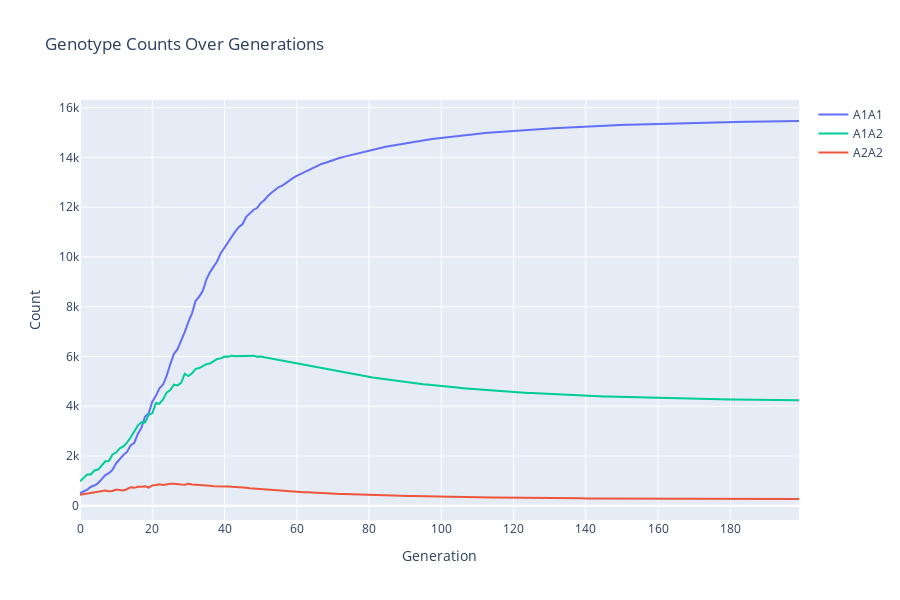
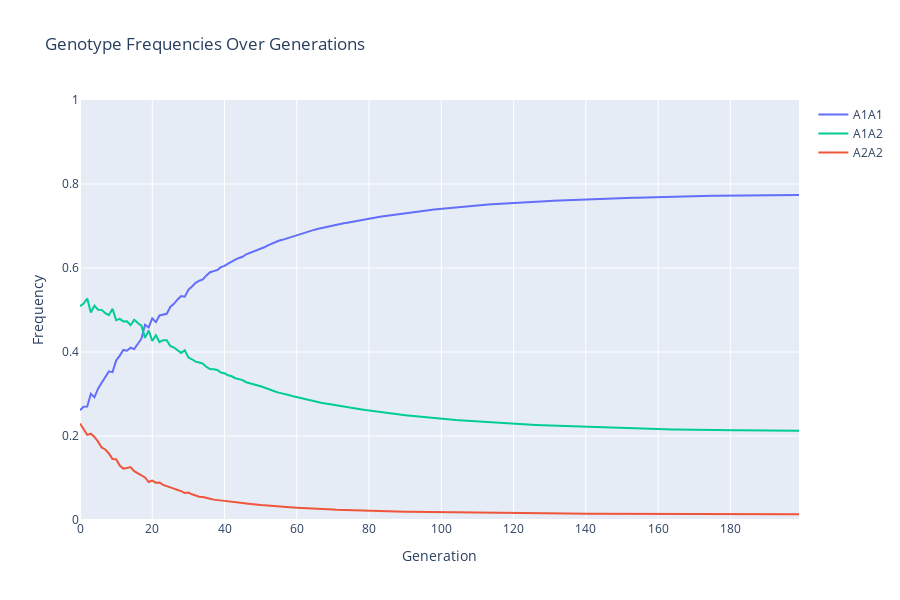
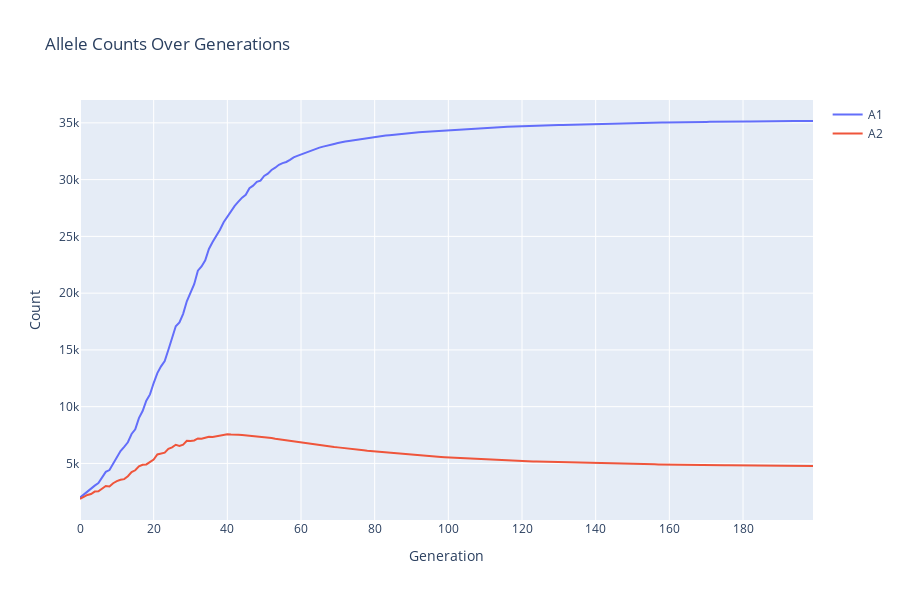
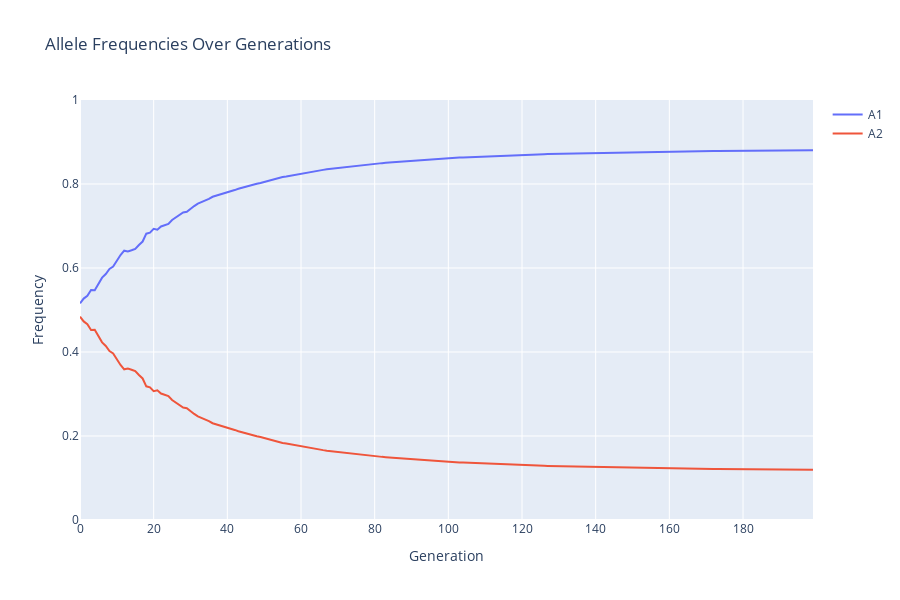

Here is the notebook cell these charts were saved with, in order:
### Code cell
# Example 1
# A simple simulation with two alleles, deleterious A2 A2 genotype

pg = PopGen()
pg.genotype_data = {
    (('A1', 'A1'),) : {'Nm': 250, 'Nf': 250, 'fitness': 1.0, 'covariance': 0},
    (('A1', 'A2'),) : {'Nm': 500, 'Nf': 500, 'fitness': 1.0, 'covariance': 0},
    (('A2', 'A2'),) : {'Nm': 250, 'Nf': 250, 'fitness': 0.9, 'covariance': 0},
}
pg.growth_rate = 0.1
pg.carrying_capacity = 20000
pg.max_drift=0.1
pg.mutation_rate=0.01

pg.run(200)
pg.plot_genotype_counts()
pg.plot_genotype_frequencies()
pg.plot_allele_counts()
pg.plot_allele_frequencies()
pg.plot_population_sizes()
pg.plot_effective_population_sizes()
pg.plot_average_fitness()

### Figure 1 — Plotly figure (JSON) as saved in the notebook; plotly's stock layout.template omitted (floating-point values rounded to 4 significant figures; data arrays with more than 128 entries replaced by an {"elided": "..."} marker saying what was removed)
{"data": [{"hoverinfo": "text", "line": {"color": "#636EFA"}, "mode": "lines", "name": "A1A1", "text": {"elided": "200 str values"}, "type": "scatter", "x": {"elided": "200 int values"}, "y": {"elided": "200 int values"}}, {"hoverinfo": "text", "line": {"color": "#00CC96"}, "mode": "lines", "name": "A1A2", "text": {"elided": "200 str values"}, "type": "scatter", "x": {"elided": "200 int values"}, "y": {"elided": "200 int values"}}, {"hoverinfo": "text", "line": {"color": "#EF553B"}, "mode": "lines", "name": "A2A2", "text": {"elided": "200 str values"}, "type": "scatter", "x": {"elided": "200 int values"}, "y": {"elided": "200 int values"}}], "layout": {"height": 600, "hovermode": "closest", "title": {"text": "Genotype Counts Over Generations"}, "xaxis": {"title": {"text": "Generation"}}, "yaxis": {"title": {"text": "Count"}}}}

### Figure 2 — Plotly figure (JSON) as saved in the notebook; plotly's stock layout.template omitted (floating-point values rounded to 4 significant figures; data arrays with more than 128 entries replaced by an {"elided": "..."} marker saying what was removed)
{"data": [{"hoverinfo": "text", "line": {"color": "#636EFA"}, "mode": "lines", "name": "A1A1", "text": {"elided": "200 str values"}, "type": "scatter", "x": {"elided": "200 int values"}, "y": {"elided": "200 float values"}}, {"hoverinfo": "text", "line": {"color": "#00CC96"}, "mode": "lines", "name": "A1A2", "text": {"elided": "200 str values"}, "type": "scatter", "x": {"elided": "200 int values"}, "y": {"elided": "200 float values"}}, {"hoverinfo": "text", "line": {"color": "#EF553B"}, "mode": "lines", "name": "A2A2", "text": {"elided": "200 str values"}, "type": "scatter", "x": {"elided": "200 int values"}, "y": {"elided": "200 float values"}}], "layout": {"height": 600, "hovermode": "closest", "title": {"text": "Genotype Frequencies Over Generations"}, "xaxis": {"title": {"text": "Generation"}}, "yaxis": {"range": [0, 1], "title": {"text": "Frequency"}}}}

### Figure 3 — Plotly figure (JSON) as saved in the notebook; plotly's stock layout.template omitted (floating-point values rounded to 4 significant figures; data arrays with more than 128 entries replaced by an {"elided": "..."} marker saying what was removed)
{"data": [{"hoverinfo": "text", "line": {"color": "#636EFA"}, "mode": "lines", "name": "A1", "text": {"elided": "200 str values"}, "type": "scatter", "x": {"elided": "200 int values"}, "y": {"elided": "200 int values"}}, {"hoverinfo": "text", "line": {"color": "#EF553B"}, "mode": "lines", "name": "A2", "text": {"elided": "200 str values"}, "type": "scatter", "x": {"elided": "200 int values"}, "y": {"elided": "200 int values"}}], "layout": {"height": 600, "hovermode": "closest", "title": {"text": "Allele Counts Over Generations"}, "xaxis": {"title": {"text": "Generation"}}, "yaxis": {"title": {"text": "Count"}}}}

### Figure 4 — Plotly figure (JSON) as saved in the notebook; plotly's stock layout.template omitted (floating-point values rounded to 4 significant figures; data arrays with more than 128 entries replaced by an {"elided": "..."} marker saying what was removed)
{"data": [{"hoverinfo": "text", "line": {"color": "#636EFA"}, "mode": "lines", "name": "A1", "text": {"elided": "200 str values"}, "type": "scatter", "x": {"elided": "200 int values"}, "y": {"elided": "200 float values"}}, {"hoverinfo": "text", "line": {"color": "#EF553B"}, "mode": "lines", "name": "A2", "text": {"elided": "200 str values"}, "type": "scatter", "x": {"elided": "200 int values"}, "y": {"elided": "200 float values"}}], "layout": {"height": 600, "hovermode": "closest", "title": {"text": "Allele Frequencies Over Generations"}, "xaxis": {"title": {"text": "Generation"}}, "yaxis": {"range": [0, 1], "title": {"text": "Frequency"}}}}
